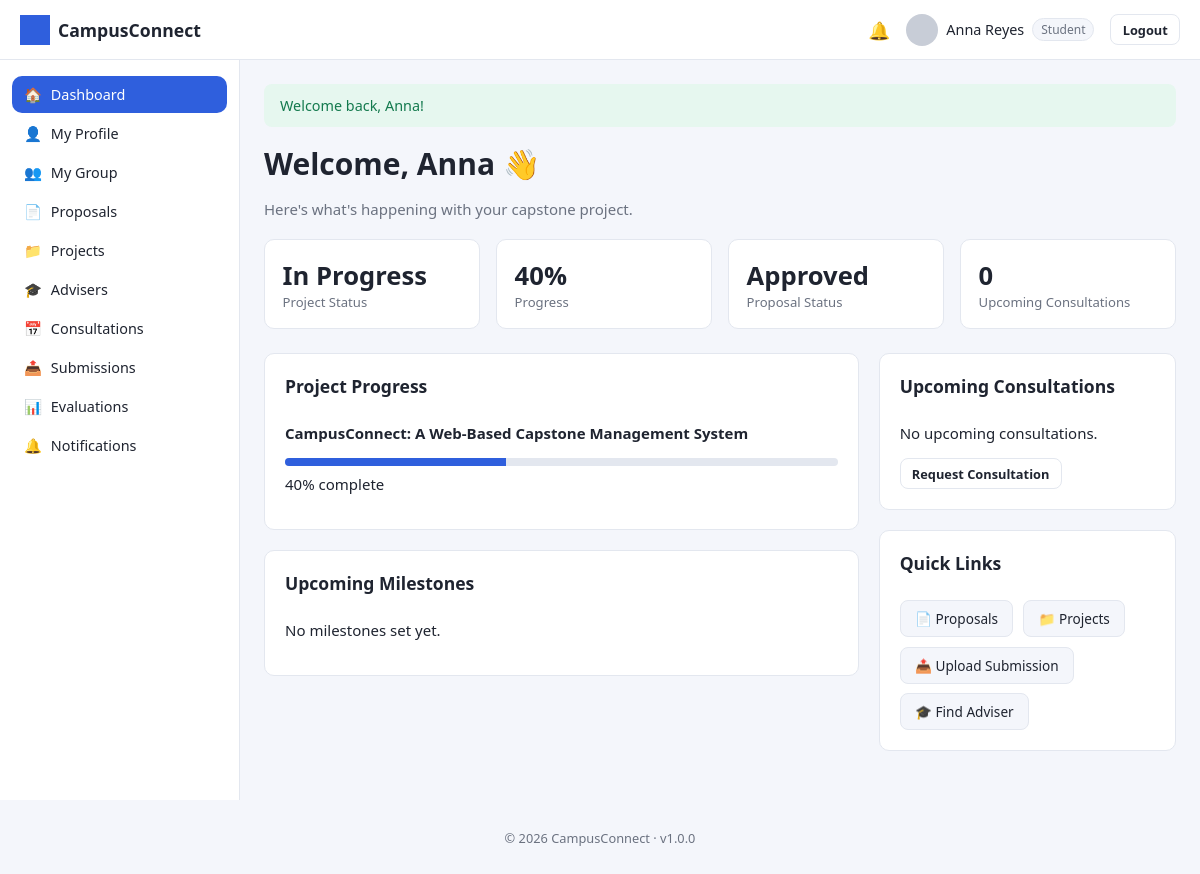
/student/dashboard.php (signed in), run on the app's committed database.
### tables this page shows
CREATE TABLE users (
    user_id INT AUTO_INCREMENT PRIMARY KEY,
    role_id INT NOT NULL,
    id_number VARCHAR(50) UNIQUE,
    first_name VARCHAR(100) NOT NULL,
    last_name VARCHAR(100) NOT NULL,
    email VARCHAR(150) NOT NULL UNIQUE,
    password_hash VARCHAR(255) NOT NULL,
    program VARCHAR(150) DEFAULT NULL,
    department VARCHAR(150) DEFAULT NULL,
    profile_photo VARCHAR(255) DEFAULT 'default-profile.png',
    contact_number VARCHAR(30) DEFAULT NULL,
    status ENUM('active','inactive','suspended') DEFAULT 'active',
    remember_token VARCHAR(255) DEFAULT NULL,
    reset_token VARCHAR(255) DEFAULT NULL,
    reset_token_expires DATETIME DEFAULT NULL,
    created_at TIMESTAMP DEFAULT CURRENT_TIMESTAMP,
    updated_at TIMESTAMP DEFAULT CURRENT_TIMESTAMP ON UPDATE CURRENT_TIMESTAMP,
    FOREIGN KEY (role_id) REFERENCES roles(role_id)
);

CREATE TABLE projects (
    project_id INT AUTO_INCREMENT PRIMARY KEY,
    group_id INT NOT NULL,
    proposal_id INT DEFAULT NULL,
    title VARCHAR(255) NOT NULL,
    description TEXT,
    category VARCHAR(100) DEFAULT NULL,
    status ENUM('proposed','in_progress','for_evaluation','completed','dropped') DEFAULT 'proposed',
    progress_percent TINYINT DEFAULT 0,
    start_date DATE DEFAULT NULL,
    end_date DATE DEFAULT NULL,
    created_at TIMESTAMP DEFAULT CURRENT_TIMESTAMP,
    updated_at TIMESTAMP DEFAULT CURRENT_TIMESTAMP ON UPDATE CURRENT_TIMESTAMP,
    FOREIGN KEY (group_id) REFERENCES `groups`(group_id) ON DELETE CASCADE,
    FOREIGN KEY (proposal_id) REFERENCES proposals(proposal_id)
);

CREATE TABLE proposals (
    proposal_id INT AUTO_INCREMENT PRIMARY KEY,
    group_id INT NOT NULL,
    title VARCHAR(255) NOT NULL,
    abstract TEXT,
    file_path VARCHAR(255) DEFAULT NULL,
    status ENUM('draft','submitted','under_review','approved','revision','rejected') DEFAULT 'draft',
    submitted_at DATETIME DEFAULT NULL,
    reviewed_by INT DEFAULT NULL,
    review_comments TEXT,
    created_at TIMESTAMP DEFAULT CURRENT_TIMESTAMP,
    updated_at TIMESTAMP DEFAULT CURRENT_TIMESTAMP ON UPDATE CURRENT_TIMESTAMP,
    FOREIGN KEY (group_id) REFERENCES `groups`(group_id) ON DELETE CASCADE,
    FOREIGN KEY (reviewed_by) REFERENCES users(user_id)
);

### includes/functions.php (called while the page is built, shortened)
<?php
function e(?string $value): string
{
    return htmlspecialchars($value ?? '', ENT_QUOTES, 'UTF-8');
}
function isLoggedIn(): bool
{
    return !empty($_SESSION['user_id']);
}
function currentRoleId(): ?int
{
    return $_SESSION['role_id'] ?? null;
}
function currentRoleName(): ?string
{
    $roleId = currentRoleId();
    return $roleId ? (ROLE_NAMES[$roleId] ?? null) : null;
}
function currentUser(): ?array
{
    static $user = null;
    if ($user !== null) {
        return $user;
    }
    $stmt = getDB()->prepare('SELECT * FROM users WHERE user_id = ? LIMIT 1');
    $stmt->execute([$_SESSION['user_id']]);
    $user = $stmt->fetch() ?: null;
    return $user;
}
function currentStudentGroupId(): ?int
{
    $user = currentUser();
    $stmt = getDB()->prepare('SELECT group_id FROM group_members WHERE user_id = ? LIMIT 1');
    $stmt->execute([$user['user_id']]);
    $row = $stmt->fetch();
    return $row ? (int) $row['group_id'] : null;
}

### config/database.php (called while the page is built, shortened)
<?php
function getDB(): PDO
{
    static $pdo = null;
    if ($pdo === null) {
        $dsn = 'mysql:host=' . DB_HOST . ';dbname=' . DB_NAME . ';charset=' . DB_CHARSET;
        $options = [
            PDO::ATTR_ERRMODE            => PDO::ERRMODE_EXCEPTION,
            PDO::ATTR_DEFAULT_FETCH_MODE => PDO::FETCH_ASSOC,
            PDO::ATTR_EMULATE_PREPARES   => false,
        ];
        try {
            $pdo = new PDO($dsn, DB_USER, DB_PASS, $options);
        } catch (PDOException $e) {
            error_log('Database connection failed: ' . $e->getMessage());
            die('Database connection failed. Please try again later or contact the administrator.');
        }
    }
    return $pdo;
}

### student/dashboard.php (the view, shortened to what this page needs)
<?php
require_once __DIR__ . '/../config/database.php';
require_once __DIR__ . '/../includes/functions.php';
$user = currentUser();
$db = getDB();
$groupId = currentStudentGroupId();
$project = null;
$proposal = null;
$upcomingConsultations = [];
$milestones = [];
if ($groupId) {
    $stmt = $db->prepare('SELECT * FROM projects WHERE group_id = ? ORDER BY project_id DESC LIMIT 1');
    $stmt->execute([$groupId]);
    $project = $stmt->fetch();
    $stmt = $db->prepare('SELECT * FROM proposals WHERE group_id = ? ORDER BY proposal_id DESC LIMIT 1');
    $stmt->execute([$groupId]);
    $proposal = $stmt->fetch();
    $stmt = $db->prepare("SELECT c.*, u.first_name, u.last_name FROM consultations c
        JOIN users u ON u.user_id = c.adviser_id
        WHERE c.group_id = ? AND c.status IN ('pending','approved')
        ORDER BY COALESCE(c.scheduled_date, c.preferred_date) ASC LIMIT 5");
    $stmt->execute([$groupId]);
    $upcomingConsultations = $stmt->fetchAll();
    if ($project) {
        $stmt = $db->prepare('SELECT * FROM project_milestones WHERE project_id = ? ORDER BY due_date ASC LIMIT 5');
        $stmt->execute([$project['project_id']]);
        $milestones = $stmt->fetchAll();
    }
}
include __DIR__ . '/../includes/header.php';
?>
<div class="page-header">
    <div>
        <h1>Welcome, <?= e($user['first_name']) ?> 👋</h1>
        <p>Here's what's happening with your capstone project.</p>
    </div>
</div>
<div class="stat-grid">
    <div class="stat-card">
        <div class="stat-value"><?= $project ? e(ucwords(str_replace('_',' ',$project['status']))) : '—' ?></div>
        <div class="stat-label">Project Status</div>
    </div>
    <div class="stat-card">
        <div class="stat-value"><?= $project ? (int)$project['progress_percent'] . '%' : '0%' ?></div>
        <div class="stat-label">Progress</div>
    </div>
    <div class="stat-card">
        <div class="stat-value"><?= $proposal ? e(ucwords(str_replace('_',' ',$proposal['status']))) : 'No Proposal' ?></div>
        <div class="stat-label">Proposal Status</div>
    </div>
    <div class="stat-card">
        <div class="stat-value"><?= count($upcomingConsultations) ?></div>
        <div class="stat-label">Upcoming Consultations</div>
    </div>
</div>
<?php if (!$groupId): ?>
<div class="card empty-state">
    <p>You are not part of any group yet.</p>
    <a class="btn btn-primary" href="<?= BASE_URL ?>/student/groups/create.php">Create a Group</a>
</div>
<?php else: ?>
<div class="dash-grid">
    <div>
        <div class="card">
            <div class="card-header"><h3>Project Progress</h3></div>
            <?php if ($project): ?>
                <p><strong><?= e($project['title']) ?></strong></p>
                <div class="progress-bar"><div class="progress-bar-fill" data-value="<?= (int)$project['progress_percent'] ?>%" style="width: <?= (int)$project['progress_percent'] ?>%"></div></div>
                <p style="margin-top:.5rem" class="stat-label"><?= (int)$project['progress_percent'] ?>% complete</p>
            <?php else: ?>
                <p class="stat-label">No active project yet. Submit a proposal to get started.</p>
            <?php endif; ?>
        </div>
        <div class="card">
            <div class="card-header"><h3>Upcoming Milestones</h3></div>
            <?php if ($milestones): ?>
                <table>
                    <thead><tr><th>Milestone</th><th>Due Date</th><th>Status</th></tr></thead>
                    <tbody>
                    <?php foreach ($milestones as $m): ?>
                        <tr>
                            <td><?= e($m['title']) ?></td>
                            <td><?= e(formatDate($m['due_date'], 'M d, Y')) ?></td>
                            <td><?= statusBadge($m['status']) ?></td>
                        </tr>
                    <?php endforeach; ?>
                    </tbody>
                </table>
            <?php else: ?>
                <p class="stat-label">No milestones set yet.</p>
            <?php endif; ?>
        </div>
    </div>
    <div>
        <div class="card">
            <div class="card-header"><h3>Upcoming Consultations</h3></div>
            <?php if ($upcomingConsultations): ?>
                <ul class="timeline">
                    <?php foreach ($upcomingConsultations as $c): ?>
                        <li>
                            <span>With <?= e($c['first_name'] . ' ' . $c['last_name']) ?><br><?= statusBadge($c['status']) ?></span>
                            <span class="time"><?= e(formatDate($c['scheduled_date'] ?? $c['preferred_date'])) ?></span>
                        </li>
                    <?php endforeach; ?>
                </ul>
            <?php else: ?>
                <p class="stat-label">No upcoming consultations.</p>
            <?php endif; ?>
            <div style="margin-top:.75rem"><a href="<?= BASE_URL ?>/student/consultations/request.php" class="btn btn-sm btn-outline">Request Consultation</a></div>
        </div>
        <div class="card">
            <div class="card-header"><h3>Quick Links</h3></div>
            <div class="quick-links">
                <a href="<?= BASE_URL ?>/student/proposals/index.php">📄 Proposals</a>
                <a href="<?= BASE_URL ?>/student/projects/index.php">📁 Projects</a>
                <a href="<?= BASE_URL ?>/student/submissions/upload.php">📤 Upload Submission</a>
                <a href="<?= BASE_URL ?>/student/advisers/index.php">🎓 Find Adviser</a>
            </div>
        </div>
    </div>
</div>
<?php endif; ?>
<?php include __DIR__ . '/../includes/footer.php'; ?>

### includes/navbar.php (shortened to what this page needs)
<?php
$navUser = currentUser();
$unread  = $navUser ? unreadNotificationCount((int) $navUser['user_id']) : 0;
$roleName = currentRoleName();
?>
<header class="navbar">
    <div class="navbar-brand">
        <img src="<?= BASE_URL ?>/assets/images/logo.png" alt="<?= e(APP_NAME) ?>" class="navbar-logo">
        <span><?= e(APP_NAME) ?></span>
    </div>
    <div class="navbar-right">
        <a class="navbar-icon" href="<?= BASE_URL ?>/<?= e($roleName) ?>/notifications<?= $roleName === 'student' ? '/index.php' : '.php' ?>" title="Notifications">
            🔔<?php if ($unread > 0): ?><span class="badge-dot"><?= $unread ?></span><?php endif; ?>
        </a>
        <div class="navbar-user">
            <img src="<?= BASE_URL ?>/assets/images/<?= e($navUser['profile_photo'] ?? 'default-profile.png') ?>" class="navbar-avatar" alt="Profile">
            <span><?= e(($navUser['first_name'] ?? '') . ' ' . ($navUser['last_name'] ?? '')) ?></span>
            <span class="role-tag"><?= e(ucfirst($roleName ?? '')) ?></span>
        </div>
        <a class="btn btn-sm btn-outline" href="<?= BASE_URL ?>/logout.php">Logout</a>
    </div>
</header>

### assets/css/style.css (style rules this page uses)
:root { --primary: #2f5fdd; --primary-dark: #23439e; --success: #1fa971; --danger: #e0413a; --warning: #e0a13a; --info: #3aa9e0; --secondary: #6b7280; --bg: #f4f6fb; --card-bg: #ffffff; --border: #e3e7ef; --text: #1f2430; --text-muted: #6b7280; --sidebar-width: 240px; --navbar-height: 60px; --radius: 10px; }
* { box-sizing: border-box; }
body { margin: 0; font-family: 'Segoe UI', Roboto, Helvetica, Arial, sans-serif; background: var(--bg); color: var(--text); font-size: 15px; }
a { color: var(--primary); text-decoration: none; }
h1, h2, h3, h4 { margin: 0 0 .5em; font-weight: 600; }
.app-shell { padding-top: var(--navbar-height); }
.navbar { position: fixed; top: 0; left: 0; right: 0; height: var(--navbar-height); background: var(--card-bg); border-bottom: 1px solid var(--border); display: flex; align-items: center; justify-content: space-between; padding: 0 1.25rem; z-index: 100; }
.navbar-brand { display: flex; align-items: center; gap: .5rem; font-weight: 700; font-size: 1.1rem; }
.navbar-logo { height: 30px; width: 30px; object-fit: contain; }
.navbar-right { display: flex; align-items: center; gap: 1rem; }
.navbar-icon { position: relative; font-size: 1.1rem; }
.navbar-user { display: flex; align-items: center; gap: .5rem; font-size: .9rem; }
.navbar-avatar { width: 32px; height: 32px; border-radius: 50%; object-fit: cover; }
.role-tag { background: var(--bg); border: 1px solid var(--border); border-radius: 20px; padding: 2px 8px; font-size: .75rem; color: var(--text-muted); }
.btn { display: inline-block; padding: .6rem 1.1rem; border-radius: 8px; border: 1px solid transparent; font-size: .9rem; font-weight: 600; cursor: pointer; text-align: center; }
.btn-sm { padding: .35rem .7rem; font-size: .8rem; }
.btn-outline { background: transparent; border-color: var(--border); color: var(--text); }
.card { background: var(--card-bg); border: 1px solid var(--border); border-radius: var(--radius); padding: 1.25rem; margin-bottom: 1.25rem; }
.card-header { display: flex; align-items: center; justify-content: space-between; margin-bottom: 1rem; }
.page-header { display: flex; align-items: center; justify-content: space-between; margin-bottom: 1.25rem; flex-wrap: wrap; gap: .75rem; }
.page-header p { color: var(--text-muted); margin: .2rem 0 0; }
.stat-grid { display: grid; grid-template-columns: repeat(auto-fit, minmax(180px, 1fr)); gap: 1rem; margin-bottom: 1.5rem; }
.stat-card { background: var(--card-bg); border: 1px solid var(--border); border-radius: var(--radius); padding: 1.1rem; }
.stat-card .stat-value { font-size: 1.6rem; font-weight: 700; }
.stat-card .stat-label { color: var(--text-muted); font-size: .82rem; }

### assets/css/dashboard.css (style rules this page uses)
.progress-bar { width: 100%; height: 8px; background: var(--border); border-radius: 6px; overflow: hidden; }
.progress-bar-fill { height: 100%; background: var(--primary); }
.dash-grid { display: grid; grid-template-columns: 2fr 1fr; gap: 1.25rem; }
.quick-links { display: flex; flex-wrap: wrap; gap: .6rem; }
.quick-links a { background: var(--bg); border: 1px solid var(--border); border-radius: 8px; padding: .5rem .9rem; font-size: .85rem; color: var(--text); }

### data on the page
users: profile_photo (placeholder picture), first_name+last_name "Anna Reyes", first_name "Anna"
projects: status "In Progress", progress_percent "40", title "CampusConnect: A Web-Based Capstone Management System"
proposals: status "Approved"

### other printed values
APP_NAME "CampusConnect"
$roleName "Student"
$icon "🏠"
$label "Dashboard"
$icon "👤"
$label "My Profile"
$icon "👥"
$label "My Group"
$icon "📄"
$label "Proposals"
$icon "📁"
$label "Projects"
$icon "🎓"
$label "Advisers"
$icon "📅"
